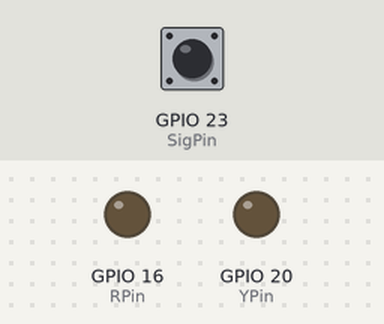
Bench run of a program on a simulated Raspberry Pi (BCM pin numbers). Shown: output pins drawn as LEDs (lit = HIGH). The inputs (shaded band) are chosen by the test bench; at power-on: GPIO 23 (SigPin) HIGH. Pins used as bus, display or sensor lines are not drawn; what the program prints to the terminal is not drawn.

Above: at 1.2 s.
1.3 s: GPIO 23 (SigPin) pulled LOW for 0.15 s
At 2.0 s:
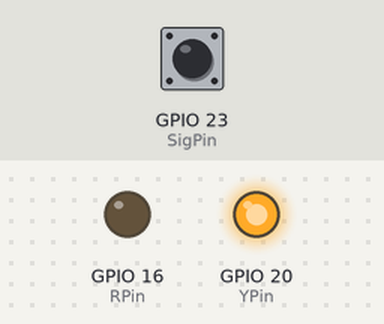
2.9 s: GPIO 23 (SigPin) pulled LOW for 3.2 s
At 3.7 s:
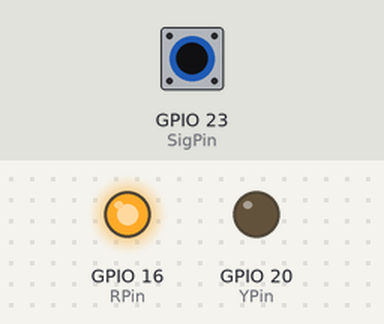
Timing chart, 0 to 7.6 s (numbered marks = the images above; inputs shaded):
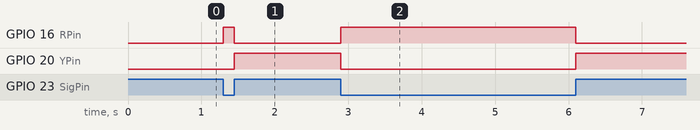

Measured:
- after the input at 1.3 s, GPIO 16 (RPin): LOW → HIGH at once, → LOW 0.15 s later; GPIO 20 (YPin): LOW → HIGH after 0.15 s
- after the input at 2.9 s, GPIO 16 (RPin): LOW → HIGH at once, → LOW 3.2 s later; GPIO 20 (YPin): HIGH → LOW at once, → HIGH 3.2 s later

The program:

main.py
```python
"""
    倾斜开关:
        针脚顺序: [SIG, VCC, GND]
        SIG: 信号针脚
        VCC: 电源针脚
        GND: 接地针脚
"""
import RPi.GPIO as GPIO # 导入GPIO控制模块
import time # 导入时间模块

SigPin = 23
VccPin = 24
RPin = 16
YPin = 20

def setup():
    GPIO.setmode(GPIO.BCM) # 设置针脚编码为BCM
    GPIO.setup(RPin, GPIO.OUT) # 设置针脚模式为输出
    GPIO.setup(YPin, GPIO.OUT)
    GPIO.setup(VccPin, GPIO.OUT)
    GPIO.output(VccPin, GPIO.HIGH) # 设置电源针脚输出高电平
    GPIO.setup(SigPin, GPIO.IN, pull_up_down=GPIO.PUD_UP) # 设置信号针脚模式为输入, 添加上拉电阻
    GPIO.add_event_detect(SigPin, GPIO.BOTH, callback=detect, bouncetime= 50)

# 控制LED闪烁的函数
def Led(x):
    if x == 0:
        GPIO.output(RPin, 1) # 点亮红色
        GPIO.output(YPin, 0) # 关闭黄色
    if x == 1:
        GPIO.output(RPin, 0) # 关闭红色
        GPIO.output(YPin, 1) # 点亮黄色

def Print(x):
    if x == 0:
        print(' *************** ')
        print(' *     倾斜    * ')
        print(' *************** ')

# 回调函数
def detect(chn):
    Led(GPIO.input(SigPin)) # 控制双色LED闪烁
    Print(GPIO.input(SigPin)) # 打印提示信息

# 循环,保证程序一直执行
def loop():
    while True:
        pass # 空语句,可以后期扩展

def destory():
    GPIO.output(RPin, GPIO.LOW) # 关闭红色LED
    GPIO.output(YPin, GPIO.LOW) # 关闭黄色LED
    GPIO.output(VccPin, GPIO.LOW) # 关闭按钮电源
    GPIO.cleanup() # 重置GPIO

if __name__ == "__main__":
    setup() # 初始化
    try:
        loop()
    except KeyboardInterrupt: # Ctrl + C 退出程序
        destory()
```
